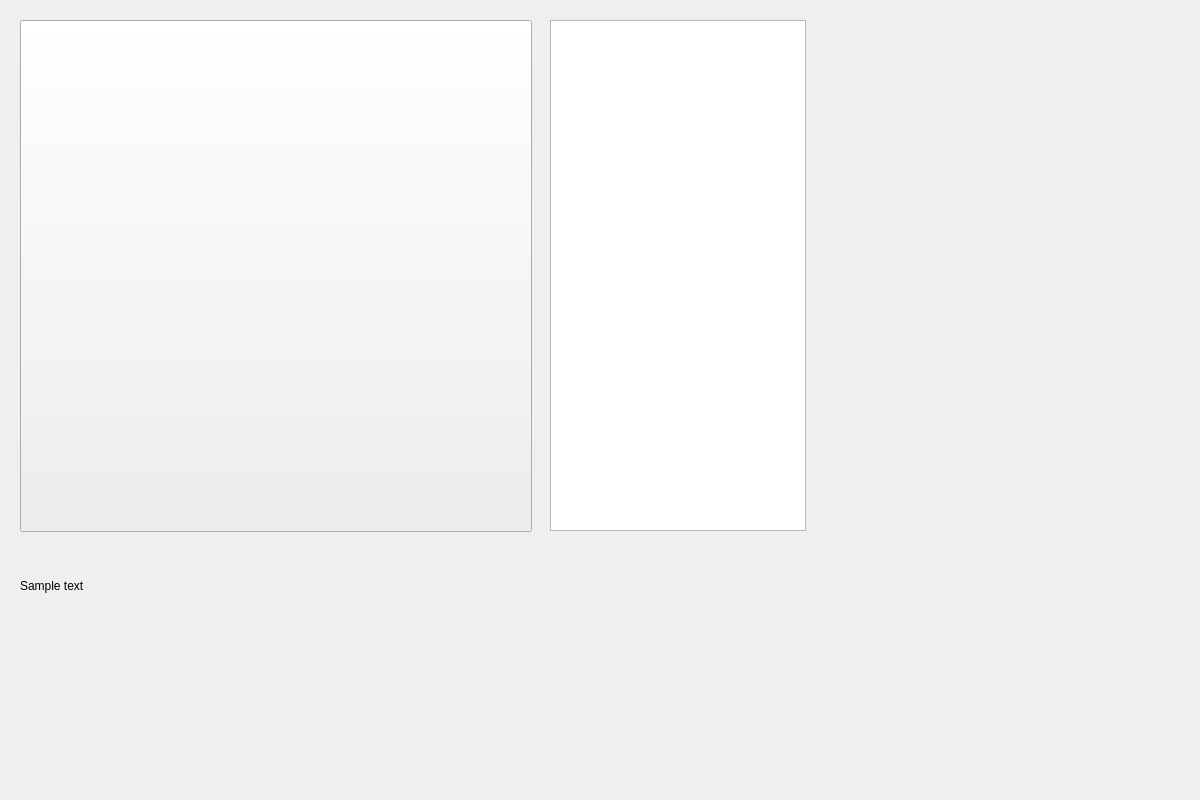
<?xml version="1.0" encoding="UTF-8"?>
<ui version="4.0">
 <class>MainWindow</class>
 <widget class="QMainWindow" name="MainWindow">
  <property name="geometry">
   <rect>
    <x>0</x>
    <y>0</y>
    <width>1200</width>
    <height>800</height>
   </rect>
  </property>
  <property name="windowTitle">
   <string>MainWindow</string>
  </property>
  <widget class="QWidget" name="centralwidget">
   <widget class="QPushButton" name="speech_button">
    <property name="geometry">
     <rect>
      <x>20</x>
      <y>20</y>
      <width>512</width>
      <height>512</height>
     </rect>
    </property>
    <property name="text">
     <string/>
    </property>
    <property name="icon">
     <iconset>
      <normaloff>res/mic.png</normaloff>res/mic.png</iconset>
    </property>
    <property name="iconSize">
     <size>
      <width>512</width>
      <height>512</height>
     </size>
    </property>
   </widget>
   <widget class="QLabel" name="quote_text">
    <property name="geometry">
     <rect>
      <x>20</x>
      <y>550</y>
      <width>891</width>
      <height>71</height>
     </rect>
    </property>
    <property name="text">
     <string>Sample text</string>
    </property>
   </widget>
   <widget class="QListView" name="listView">
    <property name="geometry">
     <rect>
      <x>550</x>
      <y>20</y>
      <width>256</width>
      <height>511</height>
     </rect>
    </property>
   </widget>
  </widget>
  <widget class="QMenuBar" name="menubar">
   <property name="geometry">
    <rect>
     <x>0</x>
     <y>0</y>
     <width>1200</width>
     <height>22</height>
    </rect>
   </property>
  </widget>
 </widget>
 <resources/>
 <connections/>
</ui>
